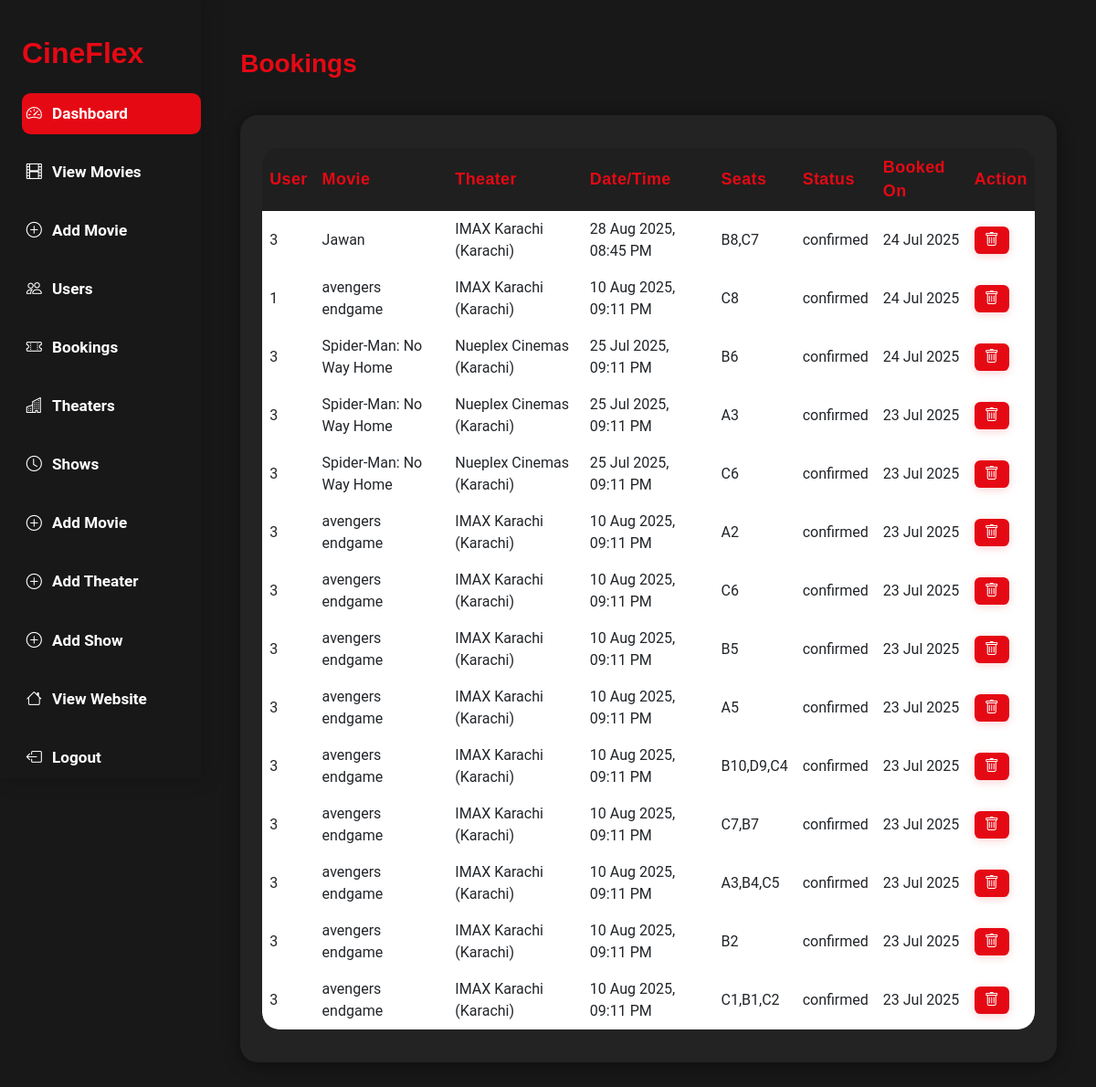
/admin/bookings.php (signed in), run on an earlier commit of the app's database.
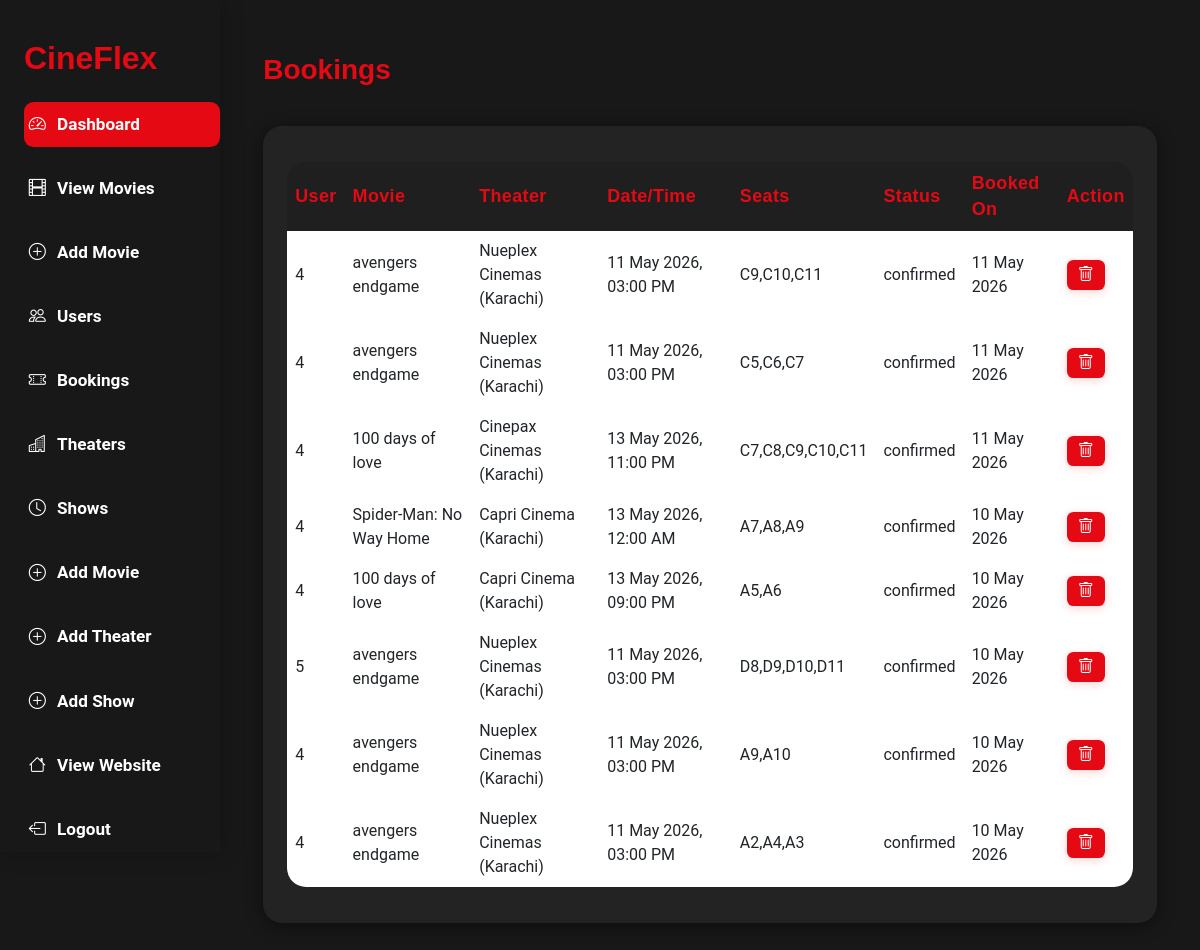
And on a later commit of the database.
### tables this page shows
CREATE TABLE `bookings` (
  `id` int(11) NOT NULL,
  `user_id` int(11) DEFAULT NULL,
  `show_id` int(11) DEFAULT NULL,
  `seats` varchar(50) DEFAULT NULL,
  `seat_class` varchar(50) DEFAULT NULL,
  `booking_date` datetime DEFAULT current_timestamp(),
  `status` varchar(30) DEFAULT 'confirmed',
  `payment_status` enum('unpaid','paid') DEFAULT 'unpaid',
  `seat_types` text DEFAULT NULL
);

CREATE TABLE `movies` (
  `id` int(11) NOT NULL,
  `title` varchar(100) DEFAULT NULL,
  `description` text DEFAULT NULL,
  `genre` varchar(50) DEFAULT NULL,
  `duration` varchar(30) DEFAULT NULL,
  `poster` varchar(255) DEFAULT NULL,
  `trailer` varchar(255) DEFAULT NULL,
  `rating` float DEFAULT NULL,
  `is_trending` tinyint(1) DEFAULT 0,
  `is_nowshowing` tinyint(1) DEFAULT 0,
  `is_toprated` tinyint(1) DEFAULT 0,
  `status` varchar(20) DEFAULT 'active',
  `created_at` datetime DEFAULT current_timestamp()
);

CREATE TABLE `theaters` (
  `id` int(11) NOT NULL,
  `name` varchar(100) NOT NULL,
  `city` varchar(100) DEFAULT NULL,
  `address` varchar(255) DEFAULT NULL
);

CREATE TABLE `shows` (
  `id` int(11) NOT NULL,
  `movie_id` int(11) DEFAULT NULL,
  `theater_id` int(11) DEFAULT NULL,
  `show_time` datetime DEFAULT NULL,
  `seats` int(11) DEFAULT NULL,
  `price` float DEFAULT NULL
);

### admin/bookings.php (the view, shortened to what this page needs)
<?php
require_once("../includes/db.php");
$result = mysqli_query($conn, "
  SELECT
    b.*,
    s.show_time,
    m.title AS movie_title,
    t.name AS theater_name,
    t.city
  FROM
    bookings b
    LEFT JOIN shows s ON b.show_id = s.id
    LEFT JOIN movies m ON s.movie_id = m.id
    LEFT JOIN theaters t ON s.theater_id = t.id
  ORDER BY b.booking_date DESC
");
?>
<!DOCTYPE html>
<html lang="en">
<head>
  <link rel="stylesheet" href="assets/css/style.css">
  <link rel="stylesheet" href="https://cdn.jsdelivr.net/npm/bootstrap@5.3.0/dist/css/bootstrap.min.css">
  <link rel="stylesheet" href="https://cdn.jsdelivr.net/npm/bootstrap-icons@1.11.3/font/bootstrap-icons.min.css">
   <link rel="stylesheet" href="assets/css/style.css">
</head>
<body>
  <div class="sidebar d-none d-md-block">
  <div class="logo">CineFlex</div>
  <div class="nav flex-column">
    <a href="dashboard.php" class="nav-link active"><i class="bi bi-speedometer2"></i> Dashboard</a>
    <a href="movies.php" class="nav-link"><i class="bi bi-film"></i> View Movies</a>
    <a href="movies-add.php" class="nav-link"><i class="bi bi-plus-circle"></i> Add Movie</a>
    <a href="users.php" class="nav-link"><i class="bi bi-people"></i> Users</a>
    <a href="bookings.php" class="nav-link "><i class="bi bi-ticket-perforated"></i> Bookings</a>
    <a href="theaters.php" class="nav-link"><i class="bi bi-buildings"></i> Theaters</a>
    <a href="shows.php" class="nav-link"><i class="bi bi-clock"></i> Shows</a>
    <a href="movies-add.php" class="nav-link"><i class="bi bi-plus-circle"></i> Add Movie</a>
    <a href="theater-add.php" class="nav-link"><i class="bi bi-plus-circle"></i> Add Theater</a>
    <a href="show-add.php" class="nav-link"><i class="bi bi-plus-circle"></i> Add Show</a>
    <a href="../index.php" class="nav-link" target="_blank"><i class="bi bi-house"></i> View Website</a>
    <a href="logout.php" class="nav-link"><i class="bi bi-box-arrow-left"></i> Logout</a>
  </div>
</div>
  <div class="main">
    <div class="topbar">
      <h3 style="font-family:'Montserrat',sans-serif;font-weight:800;color:#e50914;">Bookings</h3>
    </div>
    <div class="table-wrap">
      <div style="overflow-x:auto;">
      <table class="table table-borderless align-middle">
        <thead>
          <tr>
            <th>User</th>
            <th>Movie</th>
            <th>Theater</th>
            <th>Date/Time</th>
            <th>Seats</th>
            <th>Status</th>
            <th>Booked On</th>
            <th>Action</th>
          </tr>
        </thead>
        <tbody>
        <?php if(mysqli_num_rows($result)): while($b = mysqli_fetch_assoc($result)): ?>
          <tr>
            <td><?= htmlspecialchars($b['user_id']) ?></td>
            <td><?= $b['movie_title'] ? htmlspecialchars($b['movie_title']) : "<span style='color:#bbb;'>Invalid movie</span>" ?></td>
            <td><?= $b['theater_name'] ? htmlspecialchars($b['theater_name']) : "<span style='color:#bbb;'>Invalid theater</span>" ?><?= $b['city'] ? " (".htmlspecialchars($b['city']).")" : "" ?></td>
            <td><?= $b['show_time'] ? date('d M Y, h:i A', strtotime($b['show_time'])) : "<span style='color:#bbb;'>Invalid show</span>" ?></td>
            <td><?= htmlspecialchars($b['seats']) ?></td>
            <td><?= htmlspecialchars($b['status']) ?></td>
            <td><?= date('d M Y', strtotime($b['booking_date'])) ?></td>
            <td>
              <a href="bookings.php?delete=<?= $b['id'] ?>" onclick="return confirm('Delete this booking?');" class="btn-del" title="Delete"><i class="bi bi-trash"></i></a>
            </td>
          </tr>
        <?php endwhile; else: ?>
          <tr><td colspan="8" style="color:#ccc;text-align:center;">No bookings found.</td></tr>
        <?php endif; ?>
        </tbody>
      </table>
      </div>
    </div>
  </div>
</body>
</html>

What changed in the data, as far as the page shows it:
removed bookings: user "3", movies.title "Jawan", theaters.name "IMAX Karachi", theaters.city "Karachi", show.show_time "28 Aug 2025, 08:45 PM", seats "B8,C7", status "confirmed", booking_date "24 Jul 2025"
removed bookings: user "1", movies.title "avengers endgame", theaters.name "IMAX Karachi", theaters.city "Karachi", show.show_time "10 Aug 2025, 09:11 PM", seats "C8", status "confirmed", booking_date "24 Jul 2025"
removed bookings: user "3", movies.title "Spider-Man: No Way Home", theaters.name "Nueplex Cinemas", theaters.city "Karachi", show.show_time "25 Jul 2025, 09:11 PM", seats "B6", status "confirmed", booking_date "24 Jul 2025"
removed bookings: user "3", movies.title "Spider-Man: No Way Home", theaters.name "Nueplex Cinemas", theaters.city "Karachi", show.show_time "25 Jul 2025, 09:11 PM", seats "A3", status "confirmed", booking_date "23 Jul 2025"
removed bookings: user "3", movies.title "Spider-Man: No Way Home", theaters.name "Nueplex Cinemas", theaters.city "Karachi", show.show_time "25 Jul 2025, 09:11 PM", seats "C6", status "confirmed", booking_date "23 Jul 2025"
removed bookings: user "3", movies.title "avengers endgame", theaters.name "IMAX Karachi", theaters.city "Karachi", show.show_time "10 Aug 2025, 09:11 PM", seats "A2", status "confirmed", booking_date "23 Jul 2025"
removed bookings: user "3", movies.title "avengers endgame", theaters.name "IMAX Karachi", theaters.city "Karachi", show.show_time "10 Aug 2025, 09:11 PM", seats "C6", status "confirmed", booking_date "23 Jul 2025"
removed bookings: user "3", movies.title "avengers endgame", theaters.name "IMAX Karachi", theaters.city "Karachi", show.show_time "10 Aug 2025, 09:11 PM", seats "B5", status "confirmed", booking_date "23 Jul 2025"
removed bookings: user "3", movies.title "avengers endgame", theaters.name "IMAX Karachi", theaters.city "Karachi", show.show_time "10 Aug 2025, 09:11 PM", seats "A5", status "confirmed", booking_date "23 Jul 2025"
removed bookings: user "3", movies.title "avengers endgame", theaters.name "IMAX Karachi", theaters.city "Karachi", show.show_time "10 Aug 2025, 09:11 PM", seats "B10,D9,C4", status "confirmed", booking_date "23 Jul 2025"
removed bookings: user "3", movies.title "avengers endgame", theaters.name "IMAX Karachi", theaters.city "Karachi", show.show_time "10 Aug 2025, 09:11 PM", seats "C7,B7", status "confirmed", booking_date "23 Jul 2025"
removed bookings: user "3", movies.title "avengers endgame", theaters.name "IMAX Karachi", theaters.city "Karachi", show.show_time "10 Aug 2025, 09:11 PM", seats "A3,B4,C5", status "confirmed", booking_date "23 Jul 2025"
removed bookings: user "3", movies.title "avengers endgame", theaters.name "IMAX Karachi", theaters.city "Karachi", show.show_time "10 Aug 2025, 09:11 PM", seats "B2", status "confirmed", booking_date "23 Jul 2025"
removed bookings: user "3", movies.title "avengers endgame", theaters.name "IMAX Karachi", theaters.city "Karachi", show.show_time "10 Aug 2025, 09:11 PM", seats "C1,B1,C2", status "confirmed", booking_date "23 Jul 2025"
added bookings: user "4", movies.title "avengers endgame", theaters.name "Nueplex Cinemas", theaters.city "Karachi", show.show_time "11 May 2026, 03:00 PM", seats "C9,C10,C11", status "confirmed", booking_date "11 May 2026"
added bookings: user "4", movies.title "avengers endgame", theaters.name "Nueplex Cinemas", theaters.city "Karachi", show.show_time "11 May 2026, 03:00 PM", seats "C5,C6,C7", status "confirmed", booking_date "11 May 2026"
added bookings: user "4", movies.title "100 days of love", theaters.name "Cinepax Cinemas", theaters.city "Karachi", show.show_time "13 May 2026, 11:00 PM", seats "C7,C8,C9,C10,C11", status "confirmed", booking_date "11 May 2026"
added bookings: user "4", movies.title "Spider-Man: No Way Home", theaters.name "Capri Cinema", theaters.city "Karachi", show.show_time "13 May 2026, 12:00 AM", seats "A7,A8,A9", status "confirmed", booking_date "10 May 2026"
added bookings: user "4", movies.title "100 days of love", theaters.name "Capri Cinema", theaters.city "Karachi", show.show_time "13 May 2026, 09:00 PM", seats "A5,A6", status "confirmed", booking_date "10 May 2026"
added bookings: user "5", movies.title "avengers endgame", theaters.name "Nueplex Cinemas", theaters.city "Karachi", show.show_time "11 May 2026, 03:00 PM", seats "D8,D9,D10,D11", status "confirmed", booking_date "10 May 2026"
added bookings: user "4", movies.title "avengers endgame", theaters.name "Nueplex Cinemas", theaters.city "Karachi", show.show_time "11 May 2026, 03:00 PM", seats "A9,A10", status "confirmed", booking_date "10 May 2026"
added bookings: user "4", movies.title "avengers endgame", theaters.name "Nueplex Cinemas", theaters.city "Karachi", show.show_time "11 May 2026, 03:00 PM", seats "A2,A4,A3", status "confirmed", booking_date "10 May 2026"
